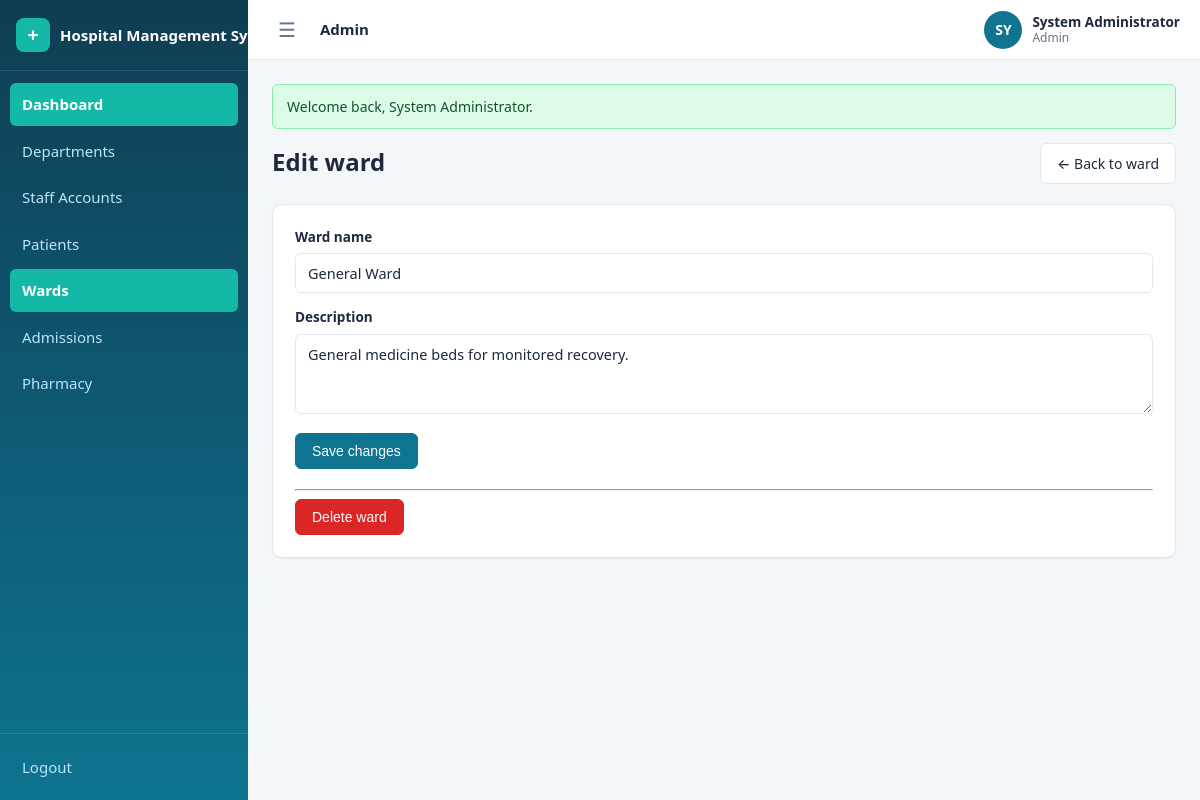
Page /admin/wards/1/edit (signed in) on the committed database.
### tables this page shows
CREATE TABLE IF NOT EXISTS wards (
    id          INT UNSIGNED AUTO_INCREMENT PRIMARY KEY,
    name        VARCHAR(100) NOT NULL,
    description TEXT DEFAULT NULL,
    created_at  TIMESTAMP NOT NULL DEFAULT CURRENT_TIMESTAMP,
    updated_at  TIMESTAMP NOT NULL DEFAULT CURRENT_TIMESTAMP ON UPDATE CURRENT_TIMESTAMP,
    UNIQUE KEY uq_wards_name (name)
);

### config/helpers.php (called while the page is built, shortened)
<?php
function e($value): string
{
    return htmlspecialchars((string) $value, ENT_QUOTES, 'UTF-8');
}
function url(string $path = ''): string
{
    return BASE_URL . '/' . ltrim($path, '/');
}
function render_partial(string $view, array $data = []): string
{
    extract($data, EXTR_SKIP);
    require APP_ROOT . '/views/' . $view . '.php';
    return ob_get_clean();
}
function view(string $view, array $data = [], string $layout = 'app'): void
{
    $content = render_partial($view, $data);
}

### controllers/WardController.php (called while the page is built, shortened)
<?php
class WardController
{
    public function edit(array $params): void
    {
        $ward = Ward::findById((int) $params['id']);
        view('admin/wards/edit', [
            'ward' => $ward,
        ]);
    }
}

### public/index.php (called while the page is built, shortened)
<?php
require_once __DIR__ . '/../config/config.php';
$method = $_SERVER['REQUEST_METHOD'];
$path   = '/' . trim($_GET['url'] ?? '', '/');
if ($path !== '/') {
    $path = rtrim($path, '/');
}
[$controllerClass, $action, $params] = dispatch($routes, $method, $path);
$controller = new $controllerClass();
call_user_func_array([$controller, $action], [$params]);
function dispatch(array $routes, string $method, string $path): array
{
    foreach ($routes[$method] ?? [] as $pattern => $handler) {
        $params = match_route($pattern, $path);
        if ($params !== null) {
            return [$handler[0], $handler[1], $params];
        }
    }
    exit;
}
function match_route(string $pattern, string $path): ?array
{
    $patternParts = explode('/', trim($pattern, '/'));
    $pathParts    = $path === '/' ? [''] : explode('/', trim($path, '/'));
    if (count($patternParts) !== count($pathParts)) {
        return null;
    }
    $params = [];
    foreach ($patternParts as $i => $segment) {
        if (strlen($segment) > 2 && $segment[0] === '{' && substr($segment, -1) === '}') {
            $key = substr($segment, 1, -1);
            $params[$key] = urldecode($pathParts[$i]);
        } elseif ($segment !== $pathParts[$i]) {
            return null;
        }
    }
    return $params;
}

### config/config.php (called while the page is built, shortened)
<?php
spl_autoload_register(function (string $class): void {
    foreach (['controllers', 'models'] as $dir) {
        $file = APP_ROOT . '/' . $dir . '/' . $class . '.php';
        if (is_file($file)) {
            return;
        }
    }
});
require_once APP_ROOT . '/config/database.php';
function db(): PDO
{
    return Database::getInstance();
}
require_once APP_ROOT . '/config/helpers.php';

### config/database.php (called while the page is built, shortened)
<?php
final class Database
{
    private static ?PDO $instance = null;
    public static function getInstance(): PDO
    {
        if (self::$instance === null) {
            $dsn = 'mysql:host=' . DB_HOST . ';port=' . DB_PORT . ';dbname=' . DB_NAME . ';charset=' . DB_CHARSET;
            try {
                self::$instance = new PDO($dsn, DB_USER, DB_PASS, [
                    PDO::ATTR_ERRMODE            => PDO::ERRMODE_EXCEPTION,
                    PDO::ATTR_DEFAULT_FETCH_MODE => PDO::FETCH_ASSOC,
                    PDO::ATTR_EMULATE_PREPARES   => false,
                ]);
            } catch (PDOException $e) {
                die('Database connection failed: ' . e($e->getMessage()));
            }
        }
        return self::$instance;
    }
}

### models/Ward.php (called while the page is built, shortened)
<?php
class Ward
{
    public static function findById(int $id)
    {
        $stmt = db()->prepare(
            'SELECT w.*, COUNT(b.id) AS bed_count,
                    COALESCE(SUM(b.status = "occupied"), 0) AS occupied_count
             FROM wards w
             LEFT JOIN beds b ON b.ward_id = w.id
             WHERE w.id = ?
             GROUP BY w.id'
        );
        $stmt->execute([$id]);
        return $stmt->fetch() ?: false;
    }
}

### views/admin/wards/edit.php (the view, shortened to what this page needs)
<div class="row">
    <h1 class="page-title grow">Edit ward</h1>
    <a class="btn" href="<?= url('/admin/wards/' . (int) $ward['id']) ?>">&larr; Back to ward</a>
</div>
<div class="card mt">
    <form method="post" action="<?= url('/admin/wards/' . (int) $ward['id'] . '/update') ?>">
        <div class="form-group">
            <label for="name">Ward name</label>
            <input type="text" id="name" name="name" value="<?= e($ward['name']) ?>" required>
        </div>
        <div class="form-group">
            <label for="description">Description</label>
            <textarea id="description" name="description" rows="3"><?= e($ward['description']) ?></textarea>
        </div>
        <button class="btn btn-primary" type="submit">Save changes</button>
    </form>
    <hr class="mt">
    <form method="post" action="<?= url('/admin/wards/' . (int) $ward['id'] . '/delete') ?>" onsubmit="return confirm('Delete this ward?')">
        <button class="btn btn-danger" type="submit">Delete ward</button>
    </form>
</div>

### public/assets/css/style.css (style rules this page uses)
:root { --primary: #0e7490; --primary-dark: #155e75; --primary-soft: #ecfeff; --teal: #14b8a6; --teal-dark: #0f766e; --bg: #f4f7f9; --surface: #ffffff; --border: #e2e8f0; --text: #1e293b; --text-muted: #64748b; --ok: #16a34a; --ok-soft: #dcfce7; --warn: #b45309; --warn-soft: #fef3c7; --danger: #dc2626; --danger-soft: #fee2e2; --info: #0369a1; --info-soft: #dbeafe; --radius: 10px; --radius-sm: 6px; --shadow-sm: 0 1px 2px rgba(15, 23, 42, .06); --shadow-md: 0 10px 24px rgba(15, 23, 42, .10); --font: 'Segoe UI', system-ui, -apple-system, sans-serif; --sidebar-w: 248px; --sidebar-coll: 76px; --header-h: 60px; }
* { box-sizing: border-box; }
html, body { margin: 0; padding: 0; font-family: var(--font); color: var(--text); background: var(--bg); font-size: 15px; line-height: 1.5; }
a { color: var(--primary); text-decoration: none; }
.app { display: flex; min-height: 100vh; }
.page-title { font-size: 24px; margin: 0 0 4px; }
.mt { margin-top: 20px; }
.card { background: var(--surface); border: 1px solid var(--border); border-radius: var(--radius); box-shadow: var(--shadow-sm); padding: 22px; }
.btn { display: inline-flex; align-items: center; justify-content: center; gap: 6px; padding: 9px 16px; border-radius: var(--radius-sm); border: 1px solid var(--border); background: var(--surface); color: var(--text); font-size: 14px; font-weight: 500; cursor: pointer; transition: background .15s, border-color .15s, box-shadow .15s; }
.btn-primary { background: var(--primary); border-color: var(--primary); color: #fff; }
.btn-danger { background: var(--danger); border-color: var(--danger); color: #fff; }
.form-group { margin-bottom: 14px; }
.form-group label { display: block; font-size: 13.5px; font-weight: 600; margin-bottom: 6px; }
input[type="text"], input[type="email"], input[type="password"], input[type="date"], input[type="time"], input[type="tel"], input[type="search"], input[type="number"], select, textarea { width: 100%; padding: 9px 12px; border: 1px solid var(--border); border-radius: var(--radius-sm); font-size: 14.5px; font-family: var(--font); color: var(--text); background: var(--surface); transition: border-color .15s, box-shadow .15s; }
textarea { resize: vertical; min-height: 80px; }
.row { display: flex; gap: 14px; align-items: center; flex-wrap: wrap; }
.row .grow { flex: 1; }

### rows in the picture
wards: name "General Ward", description "General medicine beds for monitored recovery."

### other values in the picture
APP_NAME "Hospital Management…"
$label "Dashboard"
$label "Departments"
$label "Staff Accounts"
$label "Patients"
$label "Wards"
$label "Admissions"
$label "Pharmacy"
$roleLabel "Admin"
$initials "SY"
$user['name'] "System Administrator"
$flash['message'] "Welcome back, System Administrator."
